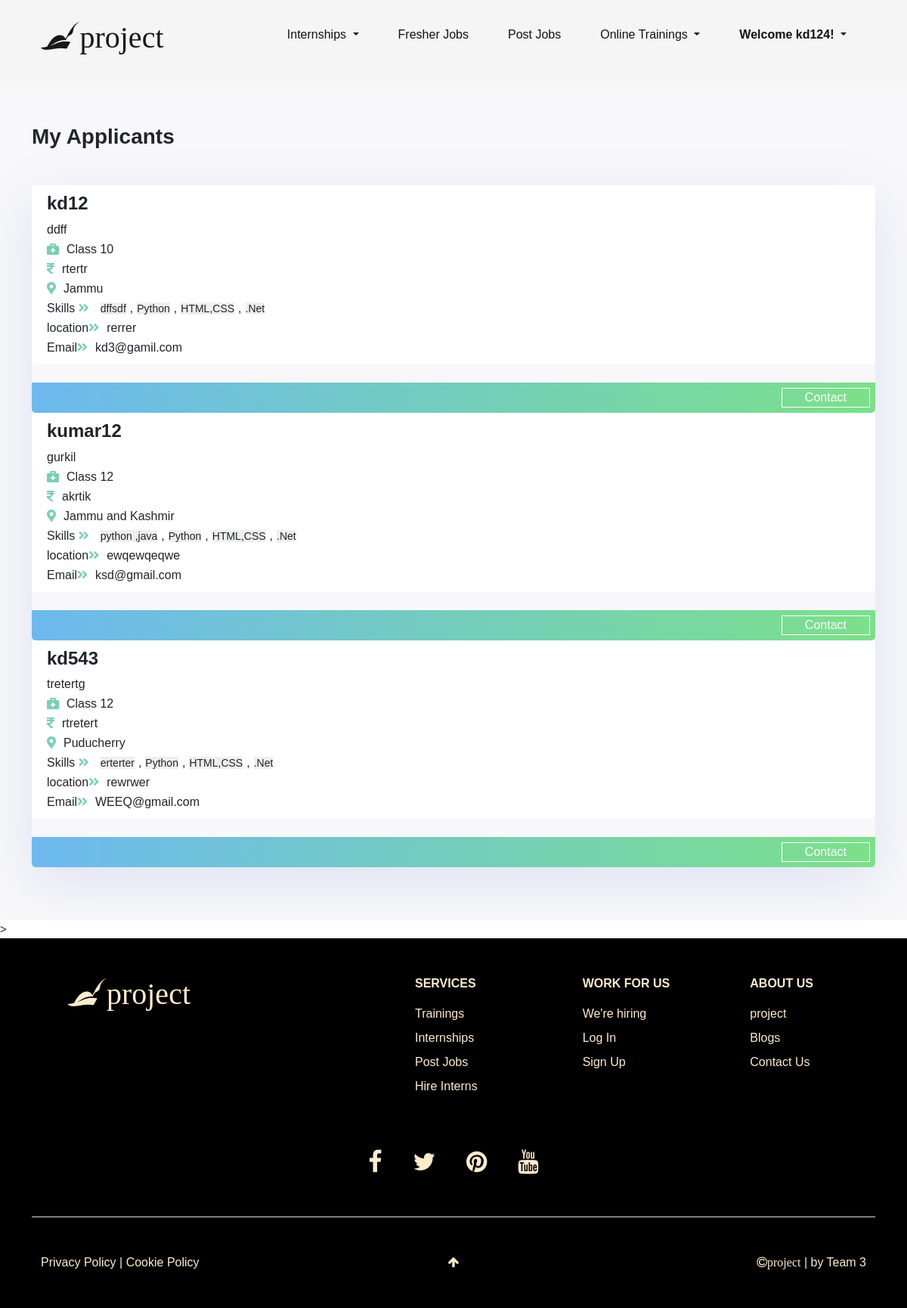
The app's page /main/1/view_applies/ (signed in) with its own data.
### home/models.py (models this page shows, shortened)
class User(AbstractUser):
    is_student = models.BooleanField(default=False)
    is_employer = models.BooleanField(default=False)
    def __str__(self):
        return self.username

class Myinfo(models.Model):
    users = models.CharField(max_length=12, default="")
    first_name = models.CharField(max_length=12, default="")
    last_name = models.CharField(max_length=12, default="")
    country = models.CharField(max_length=12, default="")
    city = models.CharField(max_length=12, default="")
    state = models.CharField(max_length=12, default="")
    institution= models.CharField(max_length=20, default="")
    qualification= models.CharField(max_length=90,default="")
    address = models.CharField(max_length=111, default="")
    contact = models.CharField(max_length=12, default="")
    email = models.CharField(max_length=20, default="")
    skills = models.CharField(max_length=20, default="")
    zipcode =  models.CharField(max_length=12, default="")
    DOB = models.DateField(default=now)
    job_id = models.IntegerField(default=0)

### recruiterprofiles/views.py (the view)
# urls.py: path('<int:post_id>/view_applies/', views.view_applies, name='view_applies'),
@login_required(login_url='/signupR')
def view_applies(request,post_id):
    info = Myinfo.objects.filter(job_id=post_id)
    return render(request,'recruiterprofiles/main.html',{'info':info})

### templates/recruiterprofiles/main.html (shortened to what this page needs)
{% extends 'base.html' %}
{% block content%}<link rel="stylesheet" href="/static/css/fresher.css">{% endblock content %}
{% block body %}
<div id="jobs">
    <div class="container">
        <h3 class="mb-5"> <b>My Applicants</b></h3>
<div class="company-details ">
    {% for i in info %}
    <div class="job-update">
        <h4><b>{{i.users}}</b></h4>
        <p>{{i.institution}}</p>
        <i class="fas fa-briefcase-medical"></i><span>{{i.qualification}}</span><br>
        <i class="fas fa-rupee-sign"></i><span>{{i.first_name}}</span><br>
        <i class="fas fa-map-marker-alt"></i><span>{{i.state}}</span>
        <p>Skills <i class="fas fa-angle-double-right"></i><small>{{i.skills}}</small>,<small>Python</small>,<small>HTML,CSS</small>,<small>.Net</small></p>
       <p>location<i class="fas fa-angle-double-right"></i>{{i.address}}</p>
       <p>Email<i class="fas fa-angle-double-right"></i>{{i.email}}</p>
    </div>
    <br>
    <div class="apply-btn">
        <a href="mailto:{{i.email}}"><button type="button" class="btn btn-primary"> Contact </button></a>
    </div>
    {% endfor %}
</div>
</div>
</div>>
{% endblock body %}

### templates/base.html (shortened to what this page needs)
<!DOCTYPE html>
<html lang="en" dir="ltr">
<head>
    <link rel="stylesheet" href="https://use.fontawesome.com/releases/v5.8.1/css/all.css"
>
    <link rel="stylesheet" href="https://cdnjs.cloudflare.com/ajax/libs/font-awesome/4.7.0/css/font-awesome.min.css">
    <link href="https://cdn.jsdelivr.net/npm/bootstrap@5.0.1/dist/css/bootstrap.min.css" rel="stylesheet"
>
    <link rel="stylesheet" type="text/css" href="/static/css/slick.css">
    <link rel="stylesheet" type="text/css" href="/static/css/slick-theme.css">
    {% block content%} {% endblock content %}
    <link rel="stylesheet" href="/static/css/styles.css">
</head>
<body>
    <header class="other-pages-header" id="top">
        <div class="container fixed-top py-3">
            <nav class="navbar navbar-light navbar-logo">
                <div class="container-fluid">
                    <a class="navbar-brand" href="\"><span class="fs-1 fa fa-pied-piper">project</span></a>
                </div>
            </nav>
            <nav class="navbar navbar-expand-lg navbar-light float-end d-none d-lg-block">
                <div class="container-fluid">
                    <div class="collapse navbar-collapse other-pages-navbarNavDropdown" id="navbarNavDropdown">
                        <ul class="navbar-nav">
                            <li class="nav-item mx-3">
                                <a class="nav-link dropdown-toggle" href="#" id="navbarDropdownMenuLink" role="button"
                                    data-bs-toggle="dropdown" aria-expanded="false">
                                    Internships
                                </a>
                            </li>
                            <li class="nav-item mx-3">
                                <a class="nav-link" aria-current="page" href="/main/fresherjobs">
                                    Fresher Jobs
                                </a>
                            </li>
                            {% if user.is_authenticated and user.is_employer %}
                            <li class="nav-item mx-3">
                                <a class="nav-link" aria-current="page" href="/main/">
                                    Post Jobs
                                </a>
                            </li>
                            {% endif %}
                            <li class="nav-item mx-3">
                                <a class="nav-link dropdown-toggle" href="/training" target="_blank"
                                    id="navbarDropdownMenuLink" role="button" data-bs-toggle="dropdown"
                                    aria-expanded="false">
                                    Online Trainings
                                </a>
                            </li>
                            {% if user.is_authenticated %}
                            <li class="nav-item mx-3">
                                <a class="nav-link dropdown-toggle" href="" target="_blank" id="navbarDropdownMenuLink"
                                    role="button" data-bs-toggle="dropdown" aria-expanded="false">
                                    <b>Welcome {{request.user}}!</b>
                                </a>
                            </li>
                            {% endif %}
                        </ul>
                    </div>
                </div>
            </nav>
        </div>
    </header>
     {% block body %} {% endblock body %}
    <footer>
        <div class="container py-5 theme-text-color">
            <div class="row footer-important-links">
                <div class="container-fluid brand-name fs-3 col-md-4 col-12 text-center text-md-start mb-5">
                    <a class="navbar-brand fs-1 fa fa-pied-piper" href="index.html">project</a>
                </div>
                <div class="footer-content col-md-7 col-12 text-center text-md-start">
                    <div class="row">
                        <div class="col-4">
                            <ul class="lists links">
                                <li class="fw-bold mb-3">SERVICES</li>
                                <li class="my-2"><a href="trainings.html" target="_blank">Trainings</a></li>
                                <li class="my-2"><a href="internships.html">Internships</a></li>
                                <li class="my-2"><a href="">Post Jobs</a></li>
                                <li class="my-2"><a href="#">Hire Interns</a></li>
                            </ul>
                        </div>
                        <div class="col-4">
                            <ul class="lists links">
                                <li class="fw-bold mb-3">WORK FOR US</li>
                                <li class="my-2"><a href="#">We're hiring</a></li>
                                <li class="my-2"><a href="#" onclick="loginscreenon()">Log In</a></li>
                                <li class="my-2"><a href="#">Sign Up</a></li>
                            </ul>
                        </div>
                        <div class="col-4">
                            <ul class="lists links">
                                <li class="fw-bold mb-3">ABOUT US</li>
                                <li class="my-2"><a href="index.html">project</a></li>
                                <li class="my-2"><a href="">Blogs</a></li>
                                <li class="my-2"><a href="/contact">Contact Us</a></li>
                            </ul>
                        </div>
                    </div>
                </div>
            </div>
            <div class="container social border-bottom pb-5 text-center links fs-2 my-4 my-md-5">
                <a href="" class="fa fa-facebook mx-3"></a>
                <a href="" class="fa fa-twitter mx-3"></a>
                <a href="" class="fa fa-pinterest mx-3"></a>
                <a href="" class="fa fa-youtube mx-3"></a>
            </div>
            <div class="container footer-secondary-links">
                <div class="row">
                    <div class="links col-5">
                        <a href="" class="">Privacy Policy</a> |
                        <a href="" class="">Cookie Policy</a>
                    </div>
                    <div class="text-center col-2 links">
                        <a href="#top" class="fa fa-arrow-up"></a>
                    </div>
                    <div class="text-end col-5 links">
                        <a href="index.html" class="fa fa-copyright">project</a> | by Team 3
                    </div>
                </div>
            </div>
        </div>
    </footer>
</body>
</html>

### static/css/fresher.css (style rules this page uses)
* { padding: 0; margin: 0; font-family: sans-serif; }
.nav-link { font-size: 16px; color: rgb(20, 17, 17) !important; margin: 2px; }
.navbar-nav { text-align: right; }
#jobs { background: #f8f8fa; padding: 50px 0; }
.company-details { box-shadow: 0 20px 70px 0 rgba(110, 130, 208, .18); border-radius: 5px; margin-bottom: 20px; }
.job-update { background: white; padding: 10px 20px; border-radius: 5px; }
.job-update .fas { margin-top: 5px; margin-right: 10px; color: #77d1b1; }
.job-update small { background: #efefef; padding: 1 5px; margin: 0 5px; }
.job-update p { margin-bottom: 0 !important; }
.apply-btn { height: 40px; background-image: linear-gradient(to right, #6db9ef, #7ce08a); padding: 7px; border-bottom-left-radius: 5px; border-bottom-right-radius: 5px; }
.apply-btn .btn-primary { padding: 0 30px; float: right; border-radius: 0; box-shadow: none !important; background: transparent; border: 1px solid white; }
.fa-copyright { color: red; }

### static/css/styles.css (style rules this page uses)
* { padding: 0; margin: 0; box-sizing: border-box; }
.theme-text-color, .theme-text-color a { color: blanchedalmond !important; }
.navbar-logo { float: left; }
footer { background: black; }
.footer-important-links, .footer-secondary-links { justify-content: space-between; }
.other-pages-header { background-color: whitesmoke; height: 113.5px; }
.other-pages-header .fixed-top { background-color: whitesmoke; }
:root { --surface-color: whitesmoke; --curve: 10; }

### records on screen
User: user "kd124"
Myinfo: users "kd12", institution "ddff", qualification "Class 10", first_name "rtertr", state "Jammu", skills "dffsdf", address "rerrer", email "kd3@gamil.com"
Myinfo: users "kumar12", institution "gurkil", qualification "Class 12", first_name "akrtik", state "Jammu and Kashmir", skills "python ,java", address "ewqewqeqwe", email "ksd@gmail.com"
Myinfo: users "kd543", institution "tretertg", qualification "Class 12", first_name "rtretert", state "Puducherry", skills "erterter", address "rewrwer", email "WEEQ@gmail.com"
